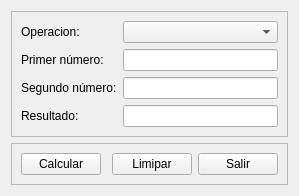
<?xml version="1.0" encoding="UTF-8"?>
<ui version="4.0">
 <class>Form</class>
 <widget class="QWidget" name="Form">
  <property name="geometry">
   <rect>
    <x>0</x>
    <y>0</y>
    <width>299</width>
    <height>185</height>
   </rect>
  </property>
  <property name="windowTitle">
   <string>Calculadora</string>
  </property>
  <layout class="QVBoxLayout" name="verticalLayout">
   <item>
    <widget class="QFrame" name="frmformulario">
     <property name="frameShape">
      <enum>QFrame::StyledPanel</enum>
     </property>
     <property name="frameShadow">
      <enum>QFrame::Raised</enum>
     </property>
     <layout class="QFormLayout" name="formLayout">
      <item row="0" column="0">
       <widget class="QLabel" name="label">
        <property name="text">
         <string>Operacion:</string>
        </property>
       </widget>
      </item>
      <item row="0" column="1">
       <widget class="QComboBox" name="cbxoperacion"/>
      </item>
      <item row="1" column="0">
       <widget class="QLabel" name="lbla">
        <property name="text">
         <string>Primer número:</string>
        </property>
       </widget>
      </item>
      <item row="1" column="1">
       <widget class="QLineEdit" name="txta"/>
      </item>
      <item row="2" column="0">
       <widget class="QLabel" name="lblb">
        <property name="text">
         <string>Segundo número:</string>
        </property>
       </widget>
      </item>
      <item row="2" column="1">
       <widget class="QLineEdit" name="txtb"/>
      </item>
      <item row="3" column="0">
       <widget class="QLabel" name="lblresultado">
        <property name="text">
         <string>Resultado:</string>
        </property>
       </widget>
      </item>
      <item row="3" column="1">
       <widget class="QLineEdit" name="txtresultado"/>
      </item>
     </layout>
    </widget>
   </item>
   <item>
    <widget class="QFrame" name="frmbotones">
     <property name="frameShape">
      <enum>QFrame::StyledPanel</enum>
     </property>
     <property name="frameShadow">
      <enum>QFrame::Raised</enum>
     </property>
     <layout class="QHBoxLayout" name="horizontalLayout">
      <item>
       <spacer name="horizontalSpacer_4">
        <property name="orientation">
         <enum>Qt::Horizontal</enum>
        </property>
        <property name="sizeHint" stdset="0">
         <size>
          <width>2</width>
          <height>20</height>
         </size>
        </property>
       </spacer>
      </item>
      <item>
       <widget class="QPushButton" name="btncalcular">
        <property name="text">
         <string>Calcular</string>
        </property>
       </widget>
      </item>
      <item>
       <spacer name="horizontalSpacer">
        <property name="orientation">
         <enum>Qt::Horizontal</enum>
        </property>
        <property name="sizeHint" stdset="0">
         <size>
          <width>40</width>
          <height>20</height>
         </size>
        </property>
       </spacer>
      </item>
      <item>
       <widget class="QPushButton" name="btnlimpiar">
        <property name="text">
         <string>Limipar</string>
        </property>
       </widget>
      </item>
      <item>
       <spacer name="horizontalSpacer_2">
        <property name="orientation">
         <enum>Qt::Horizontal</enum>
        </property>
        <property name="sizeHint" stdset="0">
         <size>
          <width>2</width>
          <height>20</height>
         </size>
        </property>
       </spacer>
      </item>
      <item>
       <widget class="QPushButton" name="btnsalir">
        <property name="text">
         <string>Salir</string>
        </property>
       </widget>
      </item>
      <item>
       <spacer name="horizontalSpacer_3">
        <property name="orientation">
         <enum>Qt::Horizontal</enum>
        </property>
        <property name="sizeHint" stdset="0">
         <size>
          <width>0</width>
          <height>20</height>
         </size>
        </property>
       </spacer>
      </item>
     </layout>
    </widget>
   </item>
  </layout>
 </widget>
 <resources/>
 <connections/>
</ui>
